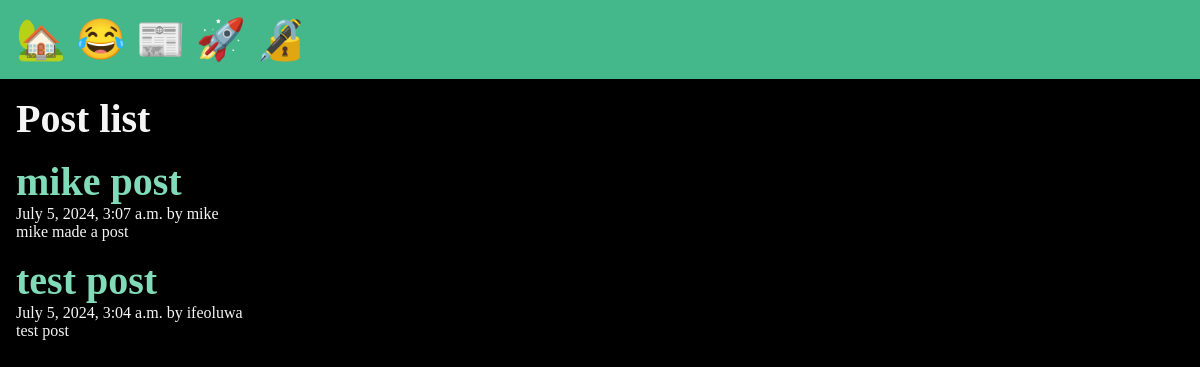
/posts/, run on the app's committed database.
### posts/models.py (models this page shows, shortened)
class Post(models.Model):
    title=models.CharField(max_length=75)
    body= models.TextField()
    slug=models.SlugField()
    date=models.DateTimeField(auto_now_add=True)
    banner=models.ImageField(default='fallback.png', blank=True)
    author = models.ForeignKey(User, on_delete=models.CASCADE, default=None)

### posts/views.py (the view)
# urls.py: path('',views.posts_list,name="list"),
def posts_list(request):
    posts=Post.objects.all().order_by('-date')
    return render(request,'posts/posts_list.html',{'posts':posts})

### posts/templates/posts/posts_list.html (shortened to what this page needs)
{% extends 'layout.html' %}
{% block content %}
    <section>
    <h1>Post list</h1>
    {% for post in posts %}
        <article class="post">
            <h2>
                <a href ="{% url 'posts:page' slug=post.slug %}">
                    {{ post.title }}
                </a>
            </h2>
            <p>{{ post.date }} by {{ post.author }}</p>
            <p>{{ post.body }}</p>
        </article>
    {% endfor %}
 </section>
{% endblock %}

### static/css/style.css (style rules this page uses)
* { margin: 0; padding: 0; box-sizing: border-box; }
body { min-height: 100vh; background-color: black; font-size: 3rem; color: whitesmoke; }
section { flex-flow: column; display: flex; gap: 1rem; }
h1, h2 { font-size: 2.5rem; }
p { font-size: 1rem; }
a { text-decoration: none; color: #81dbb8; }

### data on the page
Post: title "mike post", date "July 5, 2024, 3:07 a.m.", author "mike", body "mike made a post"
Post: title "test post", date "July 5, 2024, 3:04 a.m.", author "ifeoluwa", body "test post"
